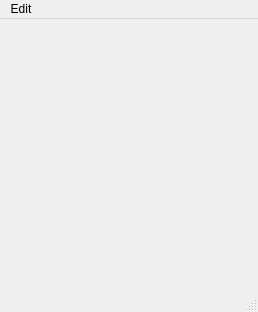
<?xml version="1.0" encoding="UTF-8"?>
<ui version="4.0">
 <class>MainWindow</class>
 <widget class="QMainWindow" name="MainWindow">
  <property name="geometry">
   <rect>
    <x>0</x>
    <y>0</y>
    <width>258</width>
    <height>312</height>
   </rect>
  </property>
  <property name="windowTitle">
   <string>MainWindow</string>
  </property>
  <widget class="QWidget" name="centralwidget">
   <layout class="QVBoxLayout" name="verticalLayout"/>
  </widget>
  <widget class="QMenuBar" name="menubar">
   <property name="geometry">
    <rect>
     <x>0</x>
     <y>0</y>
     <width>258</width>
     <height>26</height>
    </rect>
   </property>
   <widget class="QMenu" name="menuEdit">
    <property name="title">
     <string>Edit</string>
    </property>
    <widget class="QMenu" name="menuPreferences">
     <property name="title">
      <string>Preferences</string>
     </property>
    </widget>
    <addaction name="menuPreferences"/>
   </widget>
   <addaction name="menuEdit"/>
  </widget>
  <widget class="QStatusBar" name="statusbar"/>
  <action name="actionthemes">
   <property name="text">
    <string>themes</string>
   </property>
  </action>
  <action name="actionbill">
   <property name="text">
    <string>bill</string>
   </property>
  </action>
  <action name="actionbill_2">
   <property name="text">
    <string>bill</string>
   </property>
   <property name="priority">
    <enum>QAction::NormalPriority</enum>
   </property>
  </action>
 </widget>
 <resources/>
 <connections/>
</ui>
